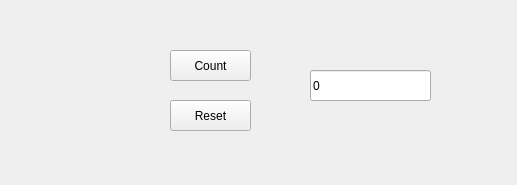
<?xml version="1.0" encoding="UTF-8"?>
<ui version="4.0">
 <class>MainWindow</class>
 <widget class="QMainWindow" name="MainWindow">
  <property name="geometry">
   <rect>
    <x>0</x>
    <y>0</y>
    <width>517</width>
    <height>185</height>
   </rect>
  </property>
  <property name="windowTitle">
   <string>MainWindow</string>
  </property>
  <widget class="QWidget" name="centralwidget">
   <widget class="QPushButton" name="LisaaNappi">
    <property name="geometry">
     <rect>
      <x>170</x>
      <y>50</y>
      <width>81</width>
      <height>31</height>
     </rect>
    </property>
    <property name="text">
     <string>Count</string>
    </property>
   </widget>
   <widget class="QPushButton" name="ResetNappi">
    <property name="geometry">
     <rect>
      <x>170</x>
      <y>100</y>
      <width>81</width>
      <height>31</height>
     </rect>
    </property>
    <property name="text">
     <string>Reset</string>
    </property>
   </widget>
   <widget class="QLineEdit" name="numeroNaytto">
    <property name="geometry">
     <rect>
      <x>310</x>
      <y>70</y>
      <width>121</width>
      <height>31</height>
     </rect>
    </property>
    <property name="text">
     <string>0</string>
    </property>
   </widget>
  </widget>
 </widget>
 <resources/>
 <connections/>
</ui>
